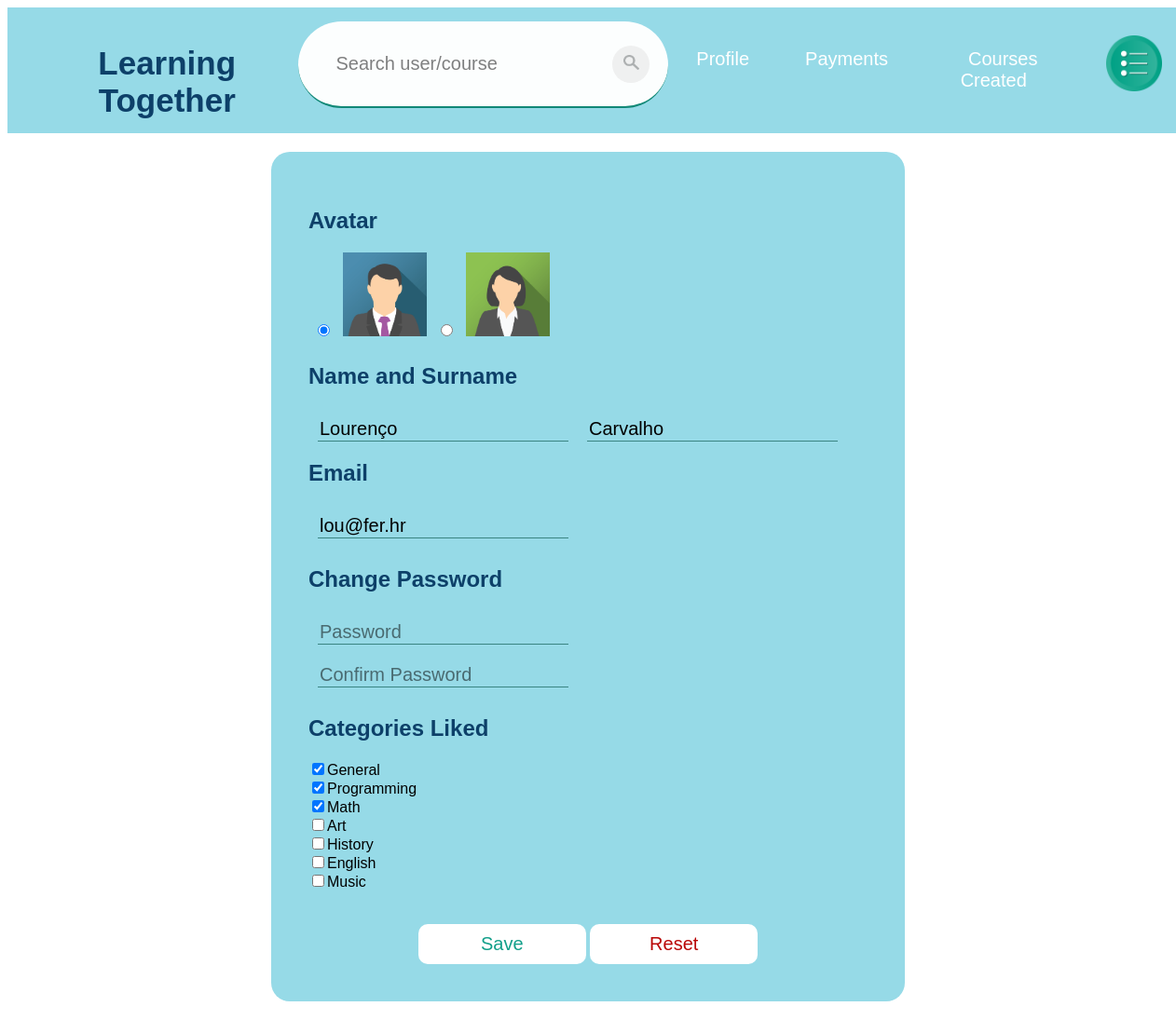
Page /editProfile (signed in) on the committed database.
### app/models.py (models this page shows, shortened)
class Public(models.Model):
    profileId = models.ForeignKey(Profile, on_delete=models.CASCADE)
    name = models.CharField(max_length=50)
    surname = models.CharField(max_length=50)
    avatar = models.SmallIntegerField()
    createdDate = models.DateField(auto_now_add=True)

class Private(models.Model):
    profileId = models.ForeignKey(Profile, on_delete=models.CASCADE)
    email = models.EmailField(max_length=50)

class Category(models.Model):
    category = models.CharField(max_length=50)

### app/views.py (the view)
# urls.py: path('editProfile',views.editProfile,name="editProfile"),
def editProfile(request):
    if request.user.is_authenticated:
        profile = models.Profile.objects.filter(userId__exact=request.user.id)
        public = models.Public.objects.filter(profileId__exact=profile[0].id)
        private = models.Private.objects.filter(profileId__exact=profile[0].id)
        categories = models.Category.objects.all()
        categoriesLiked = []
        for category in categories:
            categoriesLiked.append(models.CategoriesLiked.objects.filter(
                privateId__exact=private[0], categoryId__exact=category))
        categoriesData = zip(categories, categoriesLiked)
        paymentDetails = models.PaymentDetails.objects.filter(
            privateId__exact=private[0].id)
        return render(request, "app/editProfile.html", {'profile': profile, 'public': public[0], 'private': private[0], 'categoriesData': categoriesData,
                                                        'paymentDetails': paymentDetails, 'thisUser': True, 'userId': request.user.id, 'showOptions': True})
    return redirect('home')

### templates/app/editProfile.html (shortened to what this page needs)
{% extends 'app/base.html' %}
{% block content %}
{% load static %}
{% include 'app/navBar.html' with thisUser=thisUser userId=userId showOptions=showOptions %}
<div class="container">
    <section class="formContainer">
        <form method="POST" action="../saveProfileChanges">
                <h2>Avatar</h2>
                    {% if public.avatar == 1 %}
                    <input class="formElement" type="radio" checked name="avatar" value="1"> <img class="avatars" src="{% static 'images/1.png' %}">
                    <input class="formElement" type="radio" name="avatar" value="2"> <img class="avatars" src="{% static 'images/2.png' %}">
                    {% else %}
                    <input class="formElement" type="radio" checked name="avatar" value="1"> <img class="avatars" src="{% static 'images/1.png' %}">
                    <input class="formElement" type="radio" checked name="avatar" value="2"> <img class="avatars" src="{% static 'images/2.png' %}">
                    {% endif %}
                <h2>Name and Surname</h2>
                <div>
                    <input required class="name" type="text" name="name" value="{{ public.name }}" placeholder="Name">
                    <input required class="name" type="text" name="surname" value="{{ public.surname }}" placeholder="Surname"><br><br>
                </div>
                <h2>Email</h2>
                <input required class="formElement" type="email" name="email" value="{{ private.email }}" placeholder="Email"><br>
                <h2>Change Password</h2>
                <input class="formElement" type="password" minlength="8" name="password1" placeholder="Password"><br>
                <input class="formElement" type="password" minlength="8" name="password2" placeholder="Confirm Password">
                <h2>Categories Liked</h2>
                    {% for category, categoryLiked in categoriesData %}
                    {% if categoryLiked %}
                    <input type="checkbox" checked name="categoriesLiked" value="{{ category.id }}">{{ category.category }}
                    {% else %}
                    <input type="checkbox" name="categoriesLiked" value="{{ category.id }}">{{ category.category }}
                    {% endif %}
                    <br>
                    {% endfor %}
        <br><br>
        <center>
            <input id="submitButton" class="btn" type="submit" name="save" value="Save">
            <input class="btnR" type="reset" value="Reset">
        </center>
        </form>
    </section>
</div>
{% endblock %}

### static/test.css (style rules this page uses)
body { background-color: rgb(255, 255, 255); font-family: sans-serif; }

### templates/app/editProfile.html (style rules this page uses)
.container { margin: 20px; display: flex; align-items: center; justify-content: center; }
.formContainer { background-color:#96dae7; max-width: 600px; height: fit-content; padding: 40px; border-radius: 20px; }
h2 { font-family: Verdana, Geneva, Tahoma, sans-serif; color: rgb(13, 64, 105); }
.formElement { margin: 10px; font-size: 20px; background-color: transparent; border: 0; outline: 0; border-bottom: 1px solid #07554aa3; transition: all 0.2s; }
.name { margin: 10px; font-size: 20px; background-color: transparent; border: 0; outline: 0; border-bottom: 1px solid #07554aa3; transition: all 0.2s; float:left }
.avatars { width: 15%; }
.btn { width: 30%; border-radius: 10px; background-color: white ; font-size:20px; text-align: center; padding: 10px 40px; border: 0; color: #129f8a; cursor: pointer; }
.btnR { width: 30%; border-radius: 10px; background-color: white ; font-size:20px; text-align: center; padding: 10px 40px; border: 0; color: rgb(185, 6, 6); cursor: pointer; }

### templates/app/searchBar.html (style rules this page uses)
img { width: 13px; }
::placeholder { color:rgba(0, 0, 0, 0.514); }

### rows in the picture
Public: name "Lourenço", surname "Carvalho"
Private: email "lou@fer.hr"
Category: category "General"
Category: category "Programming"
Category: category "Math"
Category: category "Art"
Category: category "History"
Category: category "English"
Category: category "Music"
